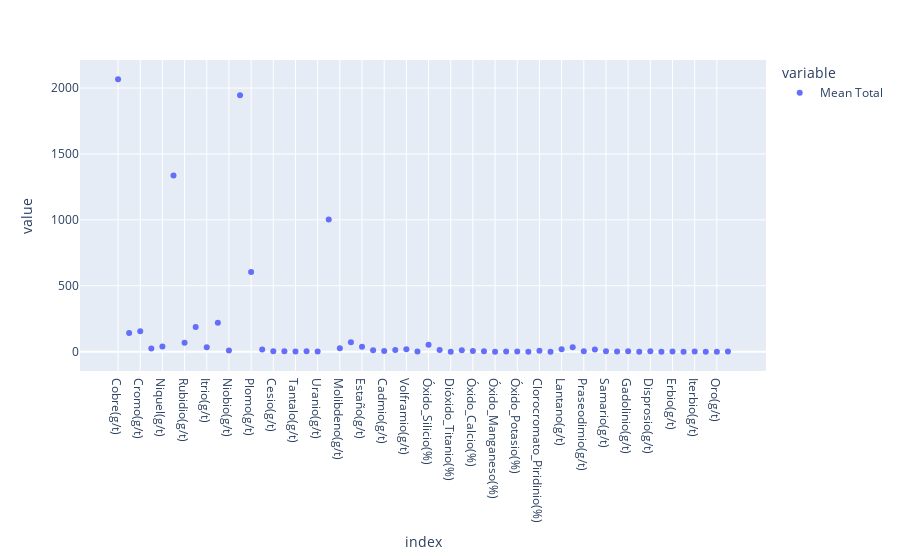

Here is the notebook cell this chart was saved with:
### Code cell
fig = px.scatter(dfmean)
fig.show()

### Figure 1 — Plotly figure (JSON) as saved in the notebook; plotly's stock layout.template omitted (floating-point values rounded to 4 significant figures)
{"data": [{"hovertemplate": "variable=Mean Total<br>index=%{x}<br>value=%{y}<extra></extra>", "legendgroup": "Mean Total", "marker": {"color": "#636efa", "symbol": "circle"}, "mode": "markers", "name": "Mean Total", "orientation": "v", "showlegend": true, "type": "scatter", "x": ["Cobre(g/t)", "Vanadio(g/t)", "Cromo(g/t)", "Cobalto(g/t)", "Niquel(g/t)", "Zing(g/t)", "Rubidio(g/t)", "Estroncio(g/t)", "Itrio(g/t)", "Circonio(g/t)", "Niobio(g/t)", "Bario(g/t)", "Plomo(g/t)", "Escandio(g/t)", "Cesio(g/t)", "Hafnio(g/t)", "Tantalo(g/t)", "Torio(g/t)", "Uranio(g/t)", "Arsénico(g/t)", "Molibdeno(g/t)", "Antimonio(g/t)", "Estaño(g/t)", "Plata(g/t)", "Cadmio(g/t)", "Bismuto(g/t)", "Volframio(g/t)", "Azúfre Total(%)", "Óxido_Silicio(%)", "Óxido_Aluminio(%)", "Dióxido_Titanio(%)", "Óxido_Hierro(%)", "Óxido_Calcio(%)", "Óxido_Magnesio(%)", "Óxido_Manganeso(%)", "Óxido_Sodio(%)", "Óxido_Potasio(%)", "Fósforo(%)", "Clorocromato_Piridinio(%)", "Óxido_Azúfre(%)", "Lantano(g/t)", "Cerio(g/t)", "Praseodimio(g/t)", "Neodimio(g/t)", "Samario(g/t)", "Europio(g/t)", "Gadolinio(g/t)", "Terbio(g/t)", "Disprosio(g/t)", "Holmio(g/t)", "Erbio(g/t)", "Tulio(g/t)", "Iterbio(g/t)", "Lutecio(g/t)", "Oro(g/t)", "Mercurio(g/t)"], "xaxis": "x", "y": [2066.0, 141.7, 155.2, 24.94, 38.85, 1337.0, 67.06, 187.7, 34.0, 219.1, 9.461, 1945.0, 605.2, 17.53, 4.012, 3.704, 2.017, 4.044, 1.839, 1003.0, 26.05, 71.38, 37.4, 11.69, 4.731, 13.76, 17.78, 0.6168, 53.26, 13.07, 0.5174, 11.38, 5.814, 2.968, 0.2789, 2.127, 2.297, 0.2456, 6.708, 0.2781, 19.32, 32.97, 4.132, 16.61, 3.468, 1.01, 3.259, 0.4502, 2.579, 0.5147, 1.494, 0.2122, 1.369, 0.2043, 0.02527, 1.483], "yaxis": "y"}], "layout": {"legend": {"title": {"text": "variable"}, "tracegroupgap": 0}, "margin": {"t": 60}, "xaxis": {"anchor": "y", "domain": [0, 1], "title": {"text": "index"}}, "yaxis": {"anchor": "x", "domain": [0, 1], "title": {"text": "value"}}}}
